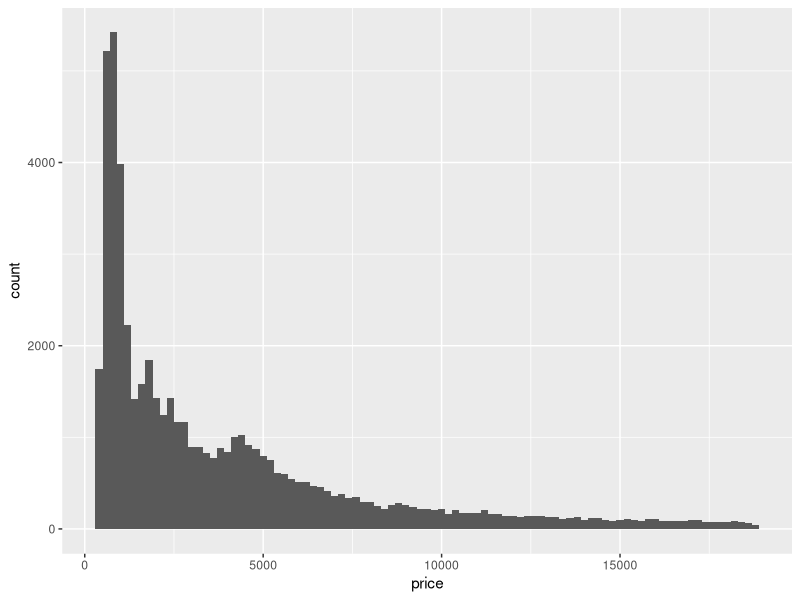
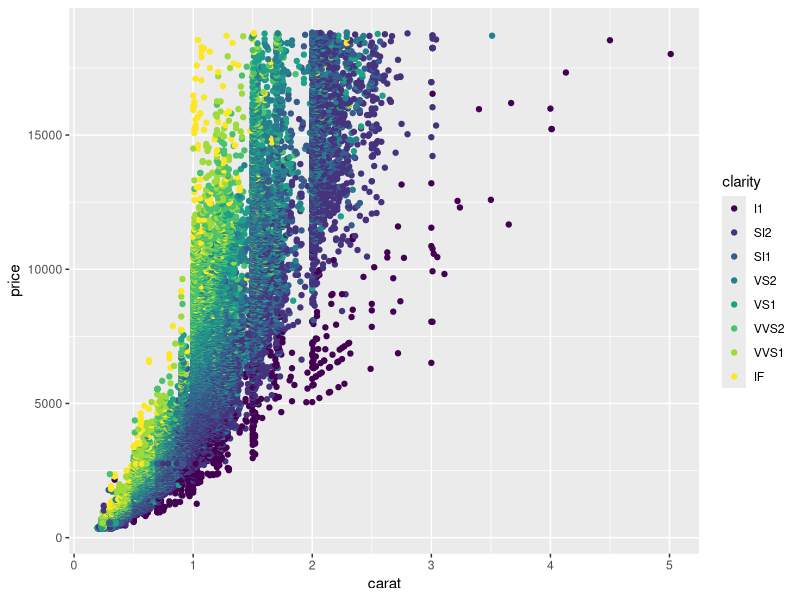
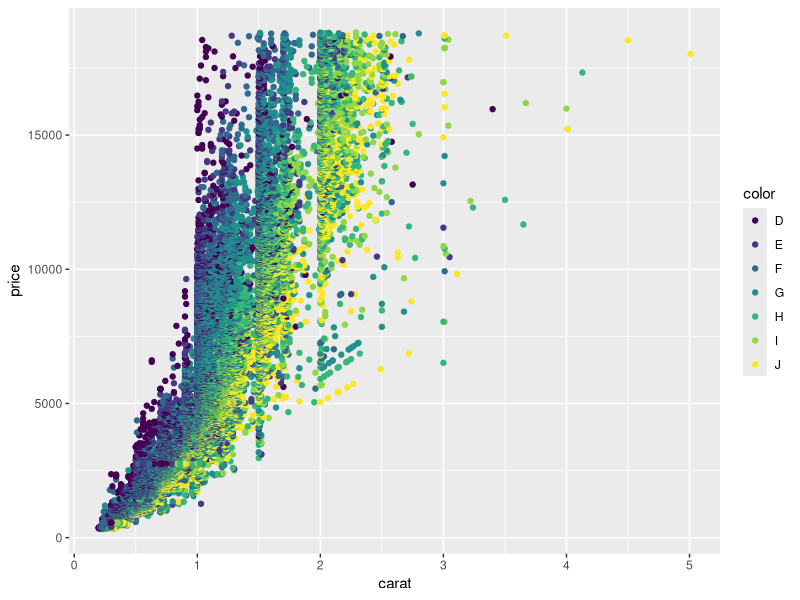
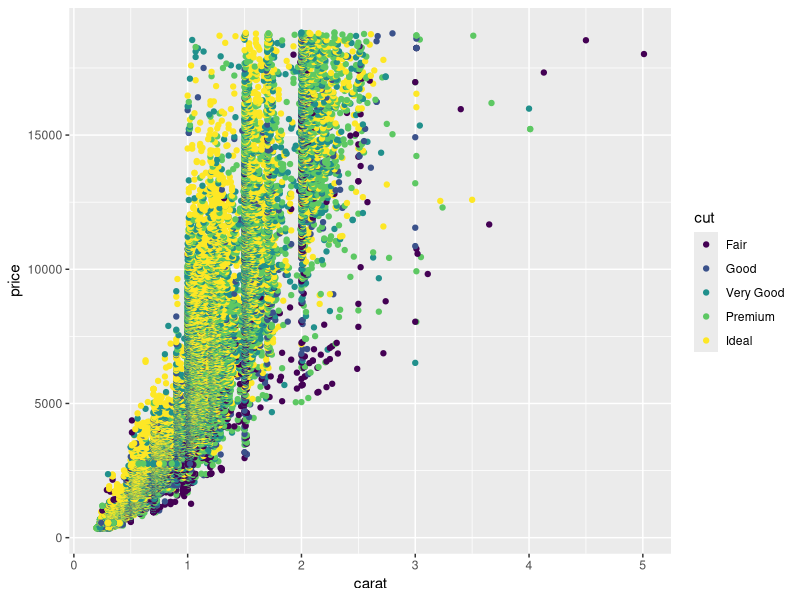

Recreate these plots in R, in order.
## ---- chunk 1
knitr::opts_chunk$set(echo = TRUE)
## ---- chunk 2
library("tidyverse")
library("ggplot2")
data(diamonds)
## ---- chunk 3
diamonds %>% glimpse()
## ---- chunk 4
ggplot(diamonds, aes(x=price)) + geom_histogram(binwidth=200)
## ---- chunk 5
ggplot(diamonds, aes(x=carat, y=price, color=clarity)) + geom_point()
## ---- chunk 6
ggplot(diamonds, aes(x=carat, y=price, color=color)) + geom_point()
## ---- chunk 7
ggplot(diamonds, aes(x=carat, y=price, color=cut)) + geom_point()
